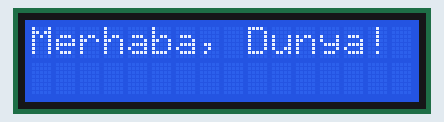
A sketch run on a simulated Arduino Uno, built with avr-gcc and run on an emulated ATmega328P. Shown: 16×2 character LCD.

Above: at 0.1 s.
At 2.1 s:
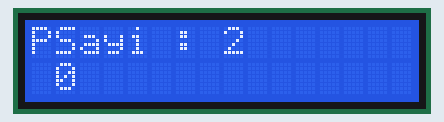
At 6.6 s:
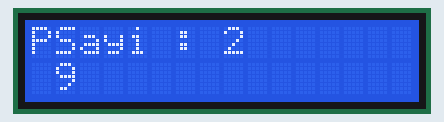
At 11.2 s:
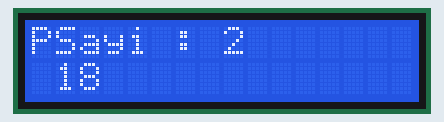
At 20.7 s:
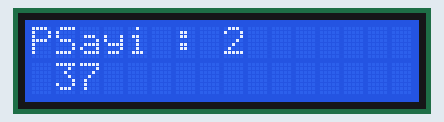
At 39.3 s:
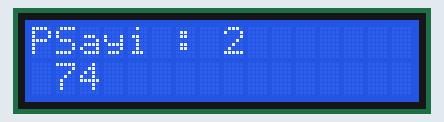

The sketch:

Uygulama_5.3.ino
```cpp
/*
------------------------------------------------
Program No: 5.3
Program Adı: LCD Ekran kontrolü
Kullanılan Geliştirme Kiti: Arduino Uno
Web Adres: www.arduinouygulamalari.com
Açıklama: LCD bağlantısını gösterilen şemadaki yapınız.
Eğer farklı pinler kullanmak istiyorsanız LiquidCrystal(rs, enable, d4, d5, d6, d7)7
fonksiyonu buna göre yazınız.
------------------------------------------------
*/
#include <LiquidCrystal.h>
// LCD ekranın bağlantı
// LiquidCrystal(rs, enable, d4, d5, d6, d7)
// lcd.setCursor(sutun,satır);
LiquidCrystal lcd(12, 11, 5, 4, 3, 2);
void setup() {
  lcd.begin(16, 2); // LCD ekranın sutun ve satır sayısı belirtiliyor
  lcd.setCursor(0, 0); // ilk satır ilk sutundan basla yazmaya
  lcd.print("Merhaba, Dunya!"); // Ekranda yazdırmak istediğiniz yazı
  delay(2000);
}
int i = 0;
void loop() {
  lcd.clear(); // ekrandaki tüm karakterleri sil
  for (i = 0; i <= 100; i++)
  {
    lcd.setCursor(0, 0); // ilk satır ilk sutundan basla yazmaya
    lcd.print("Program 2"); // Ekranda yazdırmak istediğiniz yazı
    lcd.setCursor(1, 0); // ikinci satır ilk sutundan basla yazmaya
    lcd.print("Sayi :"); // Ekranda yazdırmak istediğiniz yazı
    lcd.setCursor(1, 8); // ikinci satır ilk sutundan basla yazmaya
    lcd.print(i); // Ekranda yazdırmak istediğiniz yazı
    delay(500);
  }
}
```

Measured:
- what the display in image 1 shows lasts 0.5 s, from 2.1 s to 2.6 s
